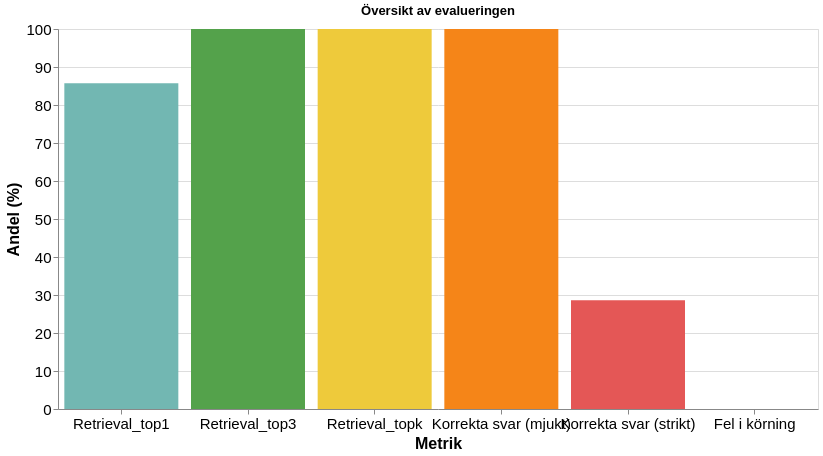

The cell this chart's notebook holds for it:
### Code cell
chart_data = summary[summary['Metrik'] != 'Genomsnittlig svarstid (s)'].copy()
chart = alt.Chart(chart_data).mark_bar().encode(
    x=alt.X(
        'Metrik:N',
        title='Metrik',
        sort=None,
        axis=alt.Axis(labelAngle=0, labelFontSize=15, titleFontSize=16, labelLimit=220)
    ),
    y=alt.Y(
        'Värde:Q',
        title='Andel (%)',
        scale=alt.Scale(domain=[0, 100]),
        axis=alt.Axis(labelFontSize=15, titleFontSize=16)
    ),
    color=alt.Color('Metrik:N', legend=None),
    tooltip=['Metrik', alt.Tooltip('Värde:Q', format='.1f')]
).properties(width=760, height=380, title='Översikt av evalueringen')
chart

### Figure 1 — Vega-Lite specification as saved in the notebook (floating-point values rounded to 4 significant figures)
{"config": {"view": {"continuousWidth": 300, "continuousHeight": 300}}, "data": {"name": "data-51f15c37871f75499af1f1b52f0a5743"}, "mark": {"type": "bar"}, "encoding": {"color": {"field": "Metrik", "legend": null, "type": "nominal"}, "tooltip": [{"field": "Metrik", "type": "nominal"}, {"field": "Värde", "format": ".1f", "type": "quantitative"}], "x": {"axis": {"labelAngle": 0, "labelFontSize": 15, "labelLimit": 220, "titleFontSize": 16}, "field": "Metrik", "sort": null, "title": "Metrik", "type": "nominal"}, "y": {"axis": {"labelFontSize": 15, "titleFontSize": 16}, "field": "Värde", "scale": {"domain": [0, 100]}, "title": "Andel (%)", "type": "quantitative"}}, "height": 380, "title": "Översikt av evalueringen", "width": 760, "$schema": "https://vega.github.io/schema/vega-lite/v6.1.0.json", "datasets": {"data-51f15c37871f75499af1f1b52f0a5743": [{"Metrik": "Retrieval_top1", "Värde": 85.7}, {"Metrik": "Retrieval_top3", "Värde": 100.0}, {"Metrik": "Retrieval_topk", "Värde": 100.0}, {"Metrik": "Korrekta svar (mjukt)", "Värde": 100.0}, {"Metrik": "Korrekta svar (strikt)", "Värde": 28.6}, {"Metrik": "Fel i körning", "Värde": 0.0}]}}
